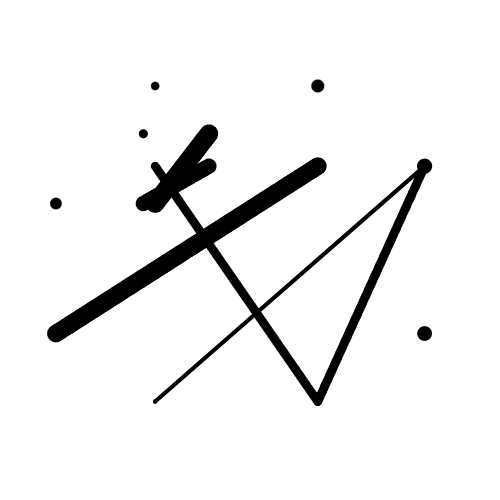
#> input picture I.png, 500 x 500 px, found by its file name
$ python APP2.py
#> lines starting #> are read from the running program, lines starting #| are printed output that depends on the picture; after the words box and inside, x2 and y2 are one past the last pixel; in counts of white or black regions, pixels touching at a corner belong together
import cv2
import numpy as np

# Read image
image = cv2.imread('I.png')
#> image is the input picture: shape (500, 500, 3); min 0, max 255, mean 239.9
image2 = cv2.imread('Output.jpg')
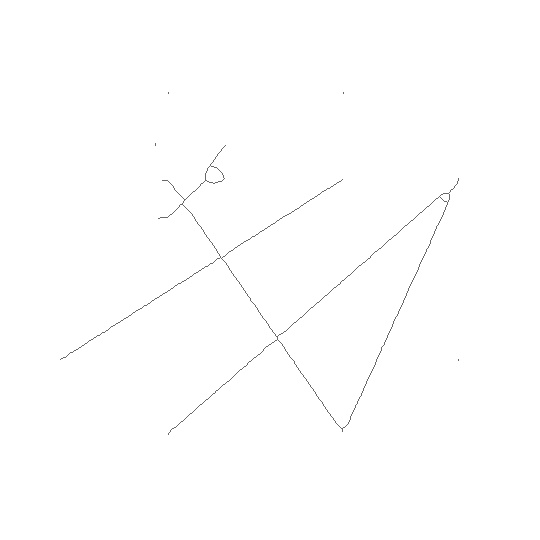
#> input picture Output.jpg, 540 x 540 px, found by its file name
#> image2 is the input picture: shape (540, 540, 3); min 99, max 255, mean 254.3


def PointsFromImage(image):
    gray = cv2.cvtColor(image, cv2.COLOR_BGR2GRAY)
    edges = cv2.Canny(gray, 50, 150, apertureSize=3)
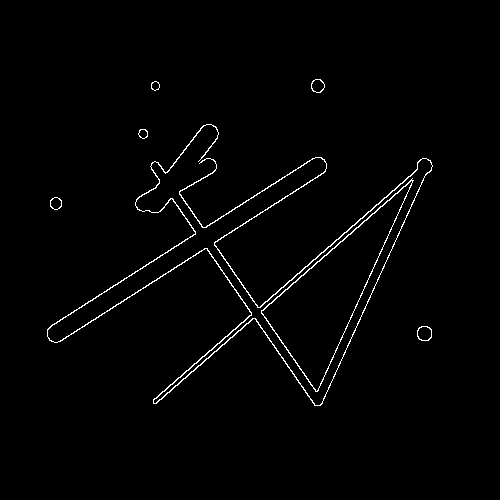
#> edges: shape (500, 500); 1.4% white in thin lines or dots, all inside (x1, y1, x2, y2) = (47, 79, 433, 406)
    lines_list = []
    lines = cv2.HoughLinesP(edges,1,np.pi/180,threshold=100,minLineLength=5,maxLineGap=10)
#> lines = [[153, 400, 315, 259], [156, 403, 413, 180], [153, 399, 428, 160], [206, 248, 316, 405], [47, 329, 271, 184], [214, 245, 323, 400], [73, 333, 296, 189], [154, 403, 411, 180], [322, 403, 416, 193], [318, 390, 404, 198], [360, 319, 425, 174]]
    for points in lines:
        x1, y1, x2, y2 = points[0]
        radius = 4
        cv2.ellipse(image, (x1, y1), (radius, radius), 0, 0, 360, (0, 0, 255), 1)
        cv2.ellipse(image, (x2, y2), (radius, radius), 0, 0, 360, (0, 0, 255), 1)
        lines_list.append([(x1, y1), (x2, y2)])
#> this loop made 11 passes
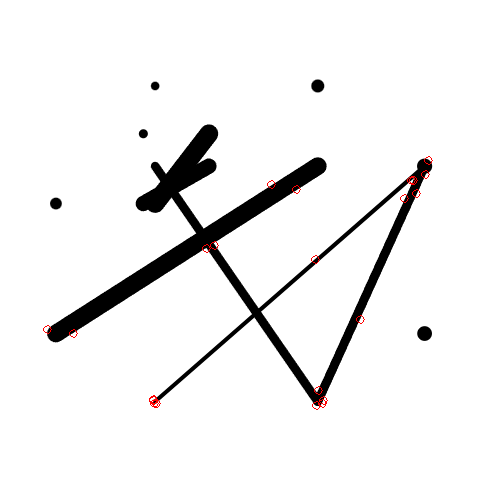
#> image: shape (500, 500, 3); 0.17% of pixels changed, all inside (x1, y1, x2, y2) = (43, 156, 433, 410)
#> after the loop, lines_list = 11 items
    return(image,lines)

print()

cv2.imwrite('detectedLines1.png', PointsFromImage(image)[0])
cv2.imwrite('detectedLines2.png', PointsFromImage(image2)[0])
#> in PointsFromImage (call 2), `edges = cv2.Canny(gray, 50, 150, apertureSize=3)`:
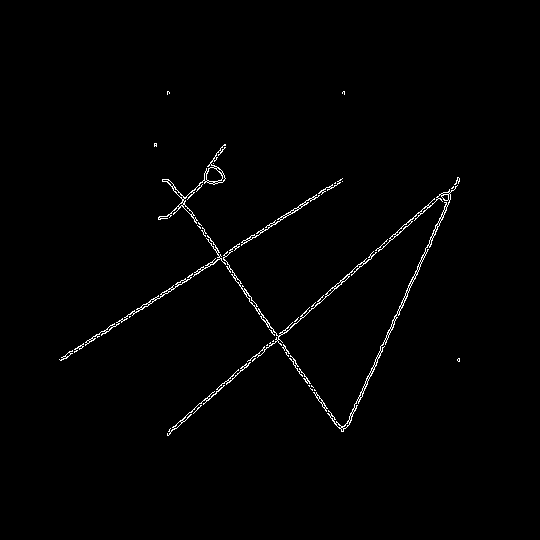
#> edges: shape (540, 540); 1.1% white in thin lines or dots, all inside (x1, y1, x2, y2) = (59, 91, 460, 436)
#> in PointsFromImage (call 2), `lines = cv2.HoughLinesP(edges,1,np.pi/180,threshold=100,minLineLength=..`: lines = 16 rows, first 6: [236, 371, 439, 194], [189, 415, 459, 180], [167, 435, 459, 181], [61, 357, 318, 196], [61, 360, 182, 282], [235, 278, 322, 406]
#> the loop in PointsFromImage (call 2), `for points in lines:` made 16 passes
#> (x1, y1, x2, y2) on passes 1 to 12: (236, 371, 439, 194), (189, 415, 459, 180), (167, 435, 459, 181), (61, 357, 318, 196), (61, 360, 182, 282), (235, 278, 322, 406), (347, 426, 396, 317), (420, 264, 458, 183), (246, 292, 343, 431), (345, 428, 436, 224), (168, 179, 285, 346), (128, 314, 263, 229)
#> after the loop in PointsFromImage (call 2), `for points in lines:`:
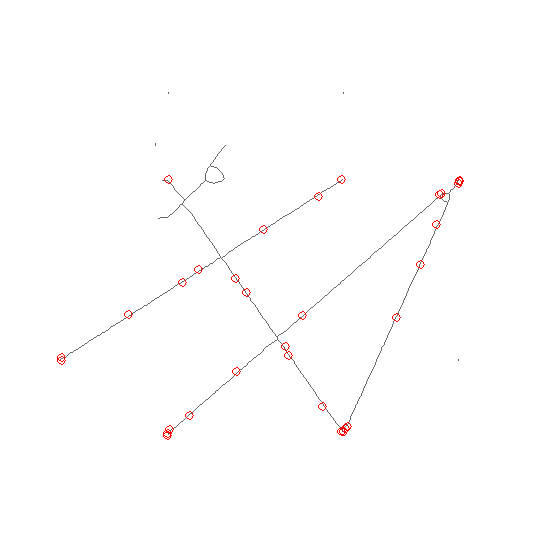
#> image: shape (540, 540, 3); 0.21% of pixels changed, all inside (x1, y1, x2, y2) = (57, 175, 464, 440)
#> after the loop in PointsFromImage (call 2), `for points in lines:`: lines_list = 16 items
